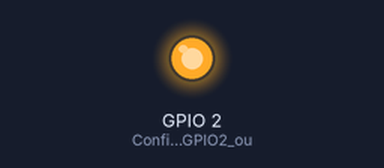
The sketch below on a simulated ESP32. On the bench: output pins drawn as LEDs (lit = HIGH).

Above: at 2.5 s.
At 5.5 s:
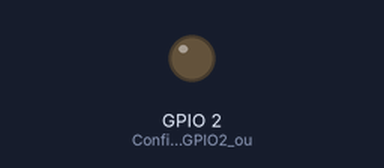
Timing chart, 0 to 7.8 s (numbered marks = the images above):
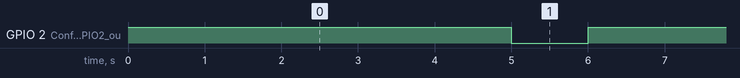

The sketch:

blink.ino
```cpp
// VIDA DE SILICIO
// KIT ESP32
// AULA 1
// PROGRAMA 2 : BLINK
void setup() {
pinMode(2, OUTPUT); //Configura o pino GPIO2 ou D2 como saída, permitindo que ele forneça um sinal elétrico com nível lógico alto ou baixo para controlar dispositivos externos.
}


void loop() {
digitalWrite(2, HIGH); // a função HIGH define a porta digital seu nível lógico como ALTO, assim ligando o led.
delay(5000); // Espera 5 segundos.
digitalWrite(2, LOW); // a função LOW define a porta digital seu nível lógico como BAIXO, assim desligando o led.
delay(1000); // Espera 1 segundo.
}
```

Measured:
- by itself, GPIO 2 (Configura_o_pino_GPIO2_ou): alternates HIGH for 5.0 s and LOW for 1.0 s
